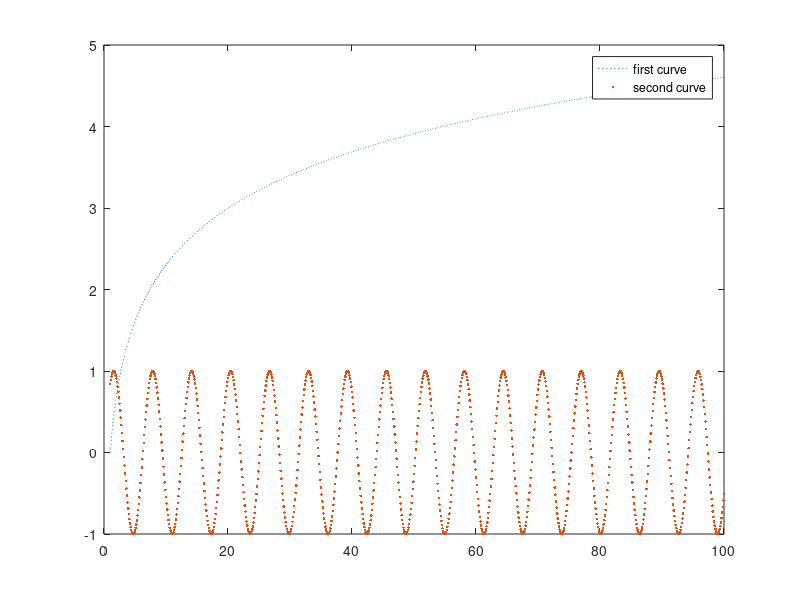

MATLAB code to generate this figure:
clc;
clear all;

x = [1:0.1:100];

y = log(x);
z = sin(x);

plot(x, y, ':', x, z, '.');
legend('first curve', 'second curve');
